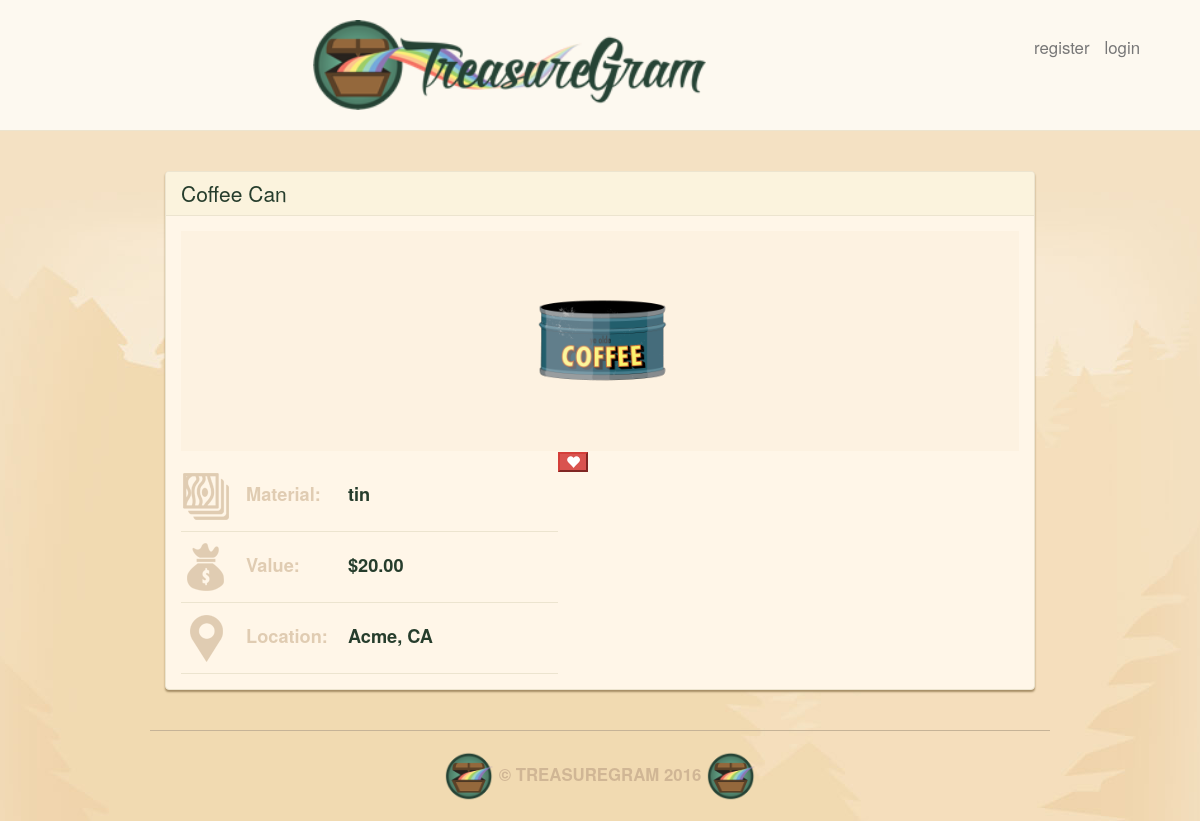
/1/, run on the app's committed database.
### main_app/models.py (models this page shows, shortened)
class Treasure(models.Model):
    user = models.ForeignKey(User)
    name = models.CharField(max_length=100)
    value = models.DecimalField(max_digits=10, decimal_places=2)
    material = models.CharField(max_length=100)
    location = models.CharField(max_length=100)
    image = models.ImageField(upload_to='treasure_images',
                              default='media/default.png')
    likes = models.IntegerField(default=0)

### main_app/views.py (the view)
# urls.py: url(r'^([0-9]+)/$', views.detail, name = 'detail'),
def detail(request, treasure_id):
    treasure = Treasure.objects.get(id=treasure_id)
    return render(request, 'detail.html', {'treasure': treasure})

### main_app/templates/detail.html (shortened to what this page needs)
{% extends 'base.html' %}
{% load staticfiles %}
{% block content %}
  <div class="treasure panel panel-default">
    <div class="panel-heading">
      <h3 class="panel-title">{{ treasure.name }}</h3>
    </div>
    <div class="panel-body">
      <div class="treasure-photo">
        <img src="{{ treasure.image.url }}" >
      </div>
      <table class="treasure-table">
        <tr>
          <th>
            <img src="{% static "images/material-icon.png" %}" alt="Material Icon">
            Material:
          </th>
          <td>{{ treasure.material }}</td>
        </tr>
        <tr>
          <th>
            <img src="{% static "images/value-icon.png" %}" alt="Value Icon">
            Value:
          </th>
          <td>${{ treasure.value }}</td>
        </tr>
        <tr>
          <th>
            <img src="{% static "images/location-icon.png" %}" alt="Location Icon">
            Location:
          </th>
          <td>{{ treasure.location }}</td>
        </tr>
      </table>
      <button id="likes" data-id="{{ treasure.id }}"
              class="btn-mini btn-danger glyphicon glyphicon-heart"
              type="button">
      </button>
    </div>
  </div>
{% endblock %}

### main_app/static/css/style.css (style rules this page uses)
body { background: #f3e1c5 url(../images/brand-bg.jpg) no-repeat center top; color: #263d2c; }
.panel { background: #fff6e8; border-color: #ece4cf; box-shadow: 0 2px 2px #a58d65; }
.panel-default .panel-heading { background: #fbf3dd; border-color: #ece4cf; }
.panel-body { position: relative; }
.panel-title { font-size: 1.5em; color: #263d2c; }
.treasure { margin-bottom: 20px; }
.treasure:last-child { margin-bottom: 0; }
.treasure-photo { background: #fdf2e1; float: left; margin-right: 5%; padding: 20px; position: relative; text-align: center; width: 100%; }
.treasure-photo img { height: 180px; max-width: 100%; }
.treasure-table { float: left; margin-top: 10px; width: 45%; }
.treasure-table img { margin-right: 10px; }
.treasure-table tr { border-bottom: 1px solid #ece4cf; }
.treasure-table td, .treasure-table th { font-weight: bold; font-size: 1.3em; padding-bottom: 10px; padding-top: 10px; vertical-align: baseline; }
.treasure-table th { color: #e0ccb2; white-space: nowrap; }
.treasure-table td:last-child { padding-left: 20px; width: 100%; }

### data on the page
Treasure: name "Coffee Can", image (picture), material "tin", value "20.00", location "Acme, CA"
